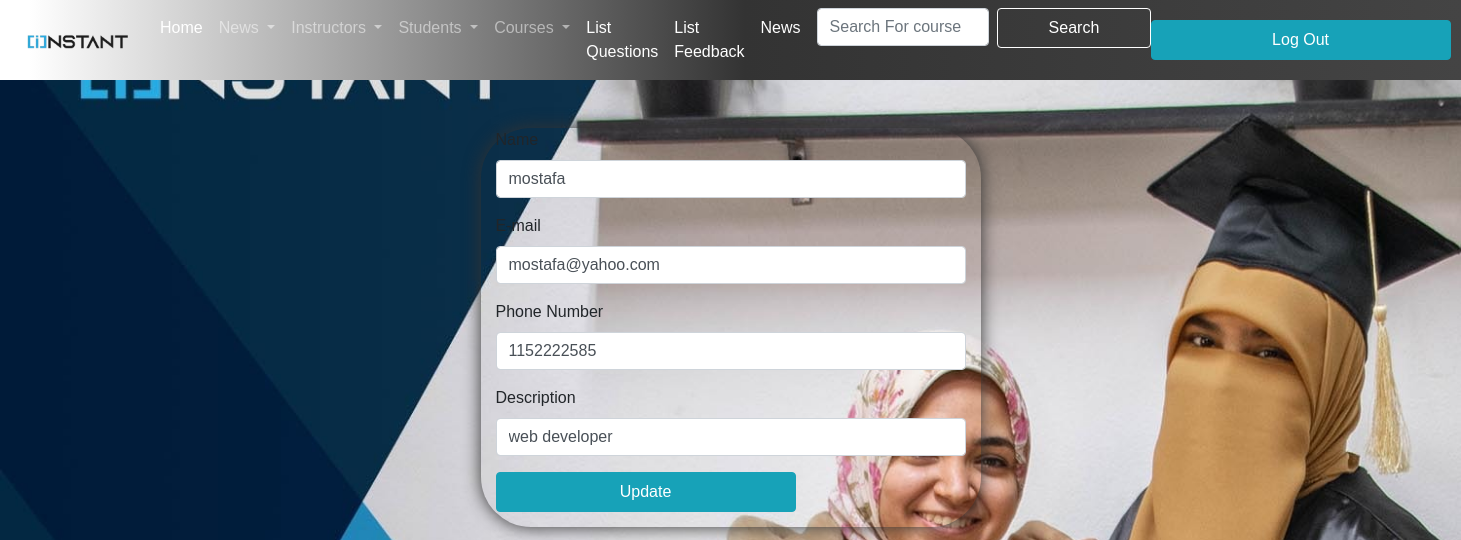
Page /instructor/add_instructor.php?edit=2 (signed in) on the committed database.
### tables this page shows
CREATE TABLE `instructor` (
  `id` int(11) NOT NULL,
  `instname` varchar(255) NOT NULL,
  `email` varchar(255) NOT NULL,
  `phone` int(255) NOT NULL,
  `description` mediumtext DEFAULT NULL
);

### instructor/add_instructor.php (the view, shortened to what this page needs)
<?php
include '../shared/nav.php';
include '../shared/config.php';
$id = NULL;
$name = "";
$email = "";
$phone = "";
$description = "";
if (isset($_GET['edit'])){
    $id = $_GET['edit'];
    $select = " SELECT * FROM `instructor` WHERE id = $id";
    $s = mysqli_query( $conn , $select );
    $row = mysqli_fetch_assoc($s);
    $name = $row['instname'];
    $email = $row['email'];
    $phone = $row['phone'];
    $description = $row['description'];
}
?>
<div class="container col-6 mt-5">
<form method="POST">
    <div class="form-group">
      <label for="inputEmail4">Name</label>
      <input type="text" required name="name" value = "<?php echo $name; ?>" class="form-control" id="inputEmail4" placeholder="Name">
    </div>
    <div class="form-group">
      <label for="inputPassword4">E-mail</label>
      <input type="email" required name="email" value = "<?php echo $email; ?>" class="form-control" id="inputPassword4" placeholder="E-mail">
    </div>
    <div class="form-group">
      <label for="inputCity">Phone Number</label>
      <input type="text" required name="phone" value = "<?php echo $phone; ?>" class="form-control" id="inputCity" placeholder="Phone Number">
    </div>
    <div class="form-group">
      <label for="inputCity">Description</label>
      <input type="text" required name="description" value = "<?php echo $description; ?>" class="form-control" id="inputCity" placeholder="description">
    </div>
        <?php if($id): ?>
    <button type="submit" name="update" class="btn btn-info">Update</button>
        <?php else: ?>
    <button type="submit" name="send" class="btn btn-primary">Add</button>
        <?php endif; ?>
</form>
</div>
<?php
include '../shared/script.php';
?>

### admin/login.css (style rules this page uses)
body { font-family: sans-serif; background-image: url(2.jpg); background-repeat: no-repeat; overflow: hidden; background-size: cover; }
.container { width: 380px; margin: 7% auto; border-radius: 25px; background-color: rgba(0, 0 , 0 , 0 , 5); box-shadow: 0 0 17px #333; margin-top: 60px; }
.main input , button { width: 300px; height: 40px; border: none; outline: none; padding-left: 40px; box-sizing: border-box; font-size: 15px; color: #333; margin-bottom: 40px; }

### signup/signup.css (style rules this page uses)
body { font-family: sans-serif; background-image: url(./4.jpg); background-repeat: no-repeat; overflow: hidden; background-size: cover; }
.container { width: 500px; margin: 10% auto; border-radius: 50px; background-color: rgba(0, 0 , 0 , 0 , 5); box-shadow: 0 0 17px #333; margin-top: 20px; }
.main input , button { width: 300px; height: 40px; border: none; outline: none; padding-left: 40px; box-sizing: border-box; font-size: 15px; color: #333; margin-bottom: 15px; }

### rows in the picture
instructor: name "mostafa", email "mostafa@yahoo.com", phone "1152222585", description "web developer"
